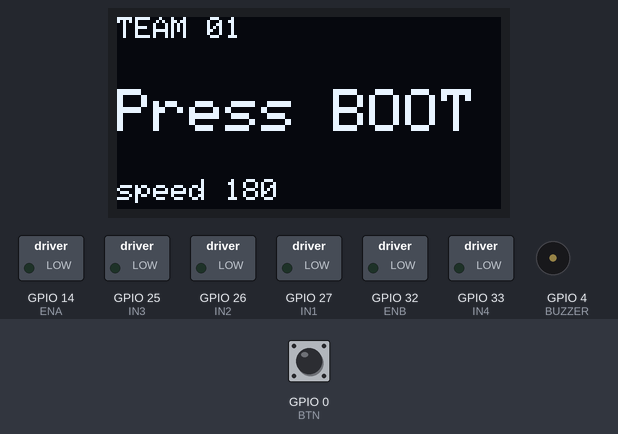
Recording of a sketch running on a simulated ESP32. Parts: 128×64 one-colour display, switched loads named in the sketch (green lamp = pin HIGH), buzzer (waves = sounding, pin HIGH). Inputs (shaded band) come from the test bench; at power-on: GPIO 0 (BTN) HIGH. What the sketch prints to the serial monitor is not drawn.

Above: at 1.2 s.
1.3 s: GPIO 0 (BTN) pulled LOW for 0.15 s
At 4.3 s:
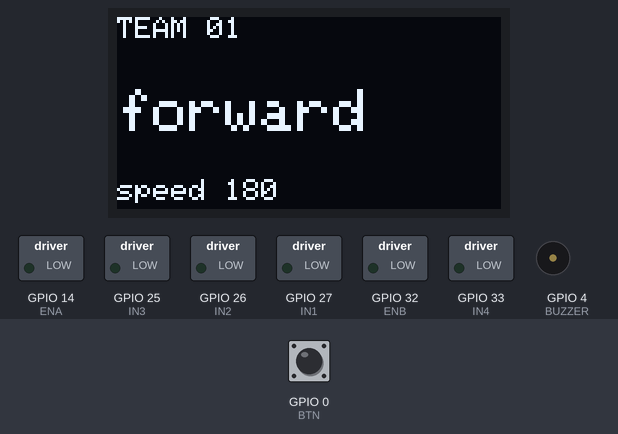
4.4 s: GPIO 0 (BTN) pulled LOW for 3.2 s
At 8.3 s:
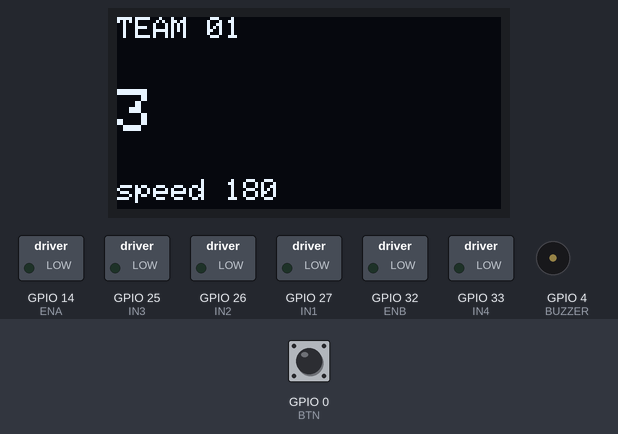
At 14.0 s:
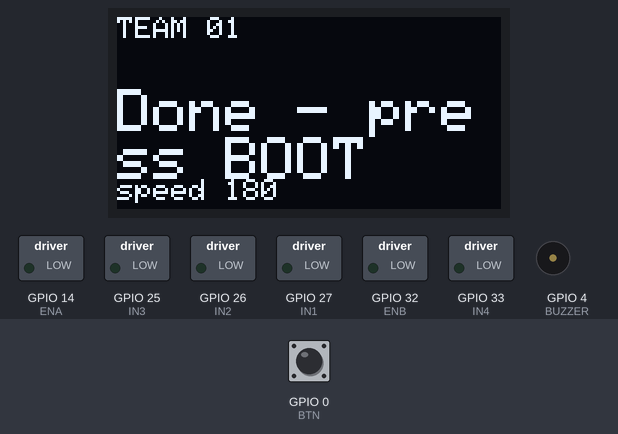
Timing chart, 0 to 15.1 s (numbered marks = the images above; inputs shaded):
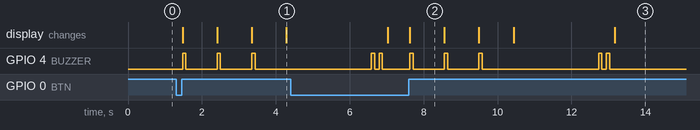

The sketch:

02_Drive_STUDENT.ino
```cpp
/* =====================================================================
   02 · DRIVE                นาทีที่ 33-50 ของกิจกรรม
   ---------------------------------------------------------------------
   ตอนนี้รถต่อสายเสร็จและอัปโหลดได้แล้ว ถึงเวลาสั่งให้มันวิ่ง

   งานของนักเรียนมี 2 ส่วน
     ส่วนที่ 1  เติมฟังก์ชัน 5 ตัวที่มีคำว่า TODO ให้ครบ  (นาทีที่ 33-40)
     ส่วนที่ 2  เขียนลำดับคำสั่งใน mission() ให้รถไปแล้วกลับที่เดิม (นาทีที่ 40-46)

   วิธีทดสอบ : ยกล้อลอย อัปโหลด แล้วกดปุ่ม BOOT บนบอร์ด
   ===================================================================== */

#include <Wire.h>
#include <Adafruit_GFX.h>
#include <Adafruit_SSD1306.h>

// ---------- แก้ตรงนี้ให้เป็นชื่อทีมของตัวเอง ----------
#define TEAM_NAME "TEAM 01"
// ----------------------------------------------------

#define ENA 14
#define IN1 27
#define IN2 26
#define IN3 25
#define IN4 33
#define ENB 32
#define BUZZER 4
#define BTN 0

int SPEED = 180;      // <<< นาทีที่ 46-50 ให้ลองเปลี่ยนเป็น 100 / 180 / 255

Adafruit_SSD1306 oled(128, 64, &Wire, -1);


/* =====================================================================
   ส่วนที่ 1 : เติมฟังก์ชัน 5 ตัวนี้ให้ครบ
   ---------------------------------------------------------------------
   เครื่องมือที่มีให้ใช้คือสองบรรทัดนี้

       leftMotor(ทิศทาง, ความเร็ว);
       rightMotor(ทิศทาง, ความเร็ว);

   ทิศทาง ใส่ได้ 3 ค่า      1 = หมุนไปข้างหน้า
                          -1 = หมุนถอยหลัง
                           0 = หยุด
   ความเร็ว ใส่ 0 ถึง 255

   ตัวอย่าง : ถ้าอยากให้ล้อซ้ายหมุนถอยหลังด้วยความเร็ว 150
       leftMotor(-1, 150);

   คำใบ้ : "หมุนขวาอยู่กับที่" คือล้อซ้ายเดินหน้า ล้อขวาถอยหลังพร้อมกัน
   ===================================================================== */

void forward(int s) {
  // TODO 1 : ทำให้ล้อทั้งสองข้างหมุนไปข้างหน้า


}

void backward(int s) {
  // TODO 2 : ทำให้ล้อทั้งสองข้างหมุนถอยหลัง


}

void turnLeft(int s) {
  // TODO 3 : หมุนซ้ายอยู่กับที่


}

void turnRight(int s) {
  // TODO 4 : หมุนขวาอยู่กับที่


}

void stopAll() {
  // TODO 5 : หยุดล้อทั้งสองข้าง


}


/* =====================================================================
   ส่วนที่ 2 : เขียนลำดับคำสั่งให้รถออกไปแล้วกลับมาที่เดิม
   ---------------------------------------------------------------------
   รูปแบบของหนึ่งคำสั่งคือ

       say("ข้อความขึ้นจอ");   ชื่อฟังก์ชัน(SPEED);   delay(เวลาเป็น ms);   stopAll();

   ตัวอย่างคำสั่งแรกให้ไว้แล้ว ที่เหลือเขียนต่อเอง
   ===================================================================== */

void mission() {
  say("forward");  forward(SPEED);  delay(2000);  stopAll();  delay(300);

  // TODO 6 : เขียนต่อให้รถเลี้ยว เดินหน้า แล้วกลับมาที่จุดเริ่มต้น


  beep(2);          // ร้อง 2 ครั้งเมื่อจบภารกิจ
}


/* =====================================================================
   ข้างล่างนี้เขียนมาให้แล้ว ไม่ต้องแก้
   ===================================================================== */

void setup() {
  Serial.begin(115200);
  pinMode(ENA, OUTPUT);  pinMode(ENB, OUTPUT);
  pinMode(IN1, OUTPUT);  pinMode(IN2, OUTPUT);
  pinMode(IN3, OUTPUT);  pinMode(IN4, OUTPUT);
  pinMode(BUZZER, OUTPUT);
  pinMode(BTN, INPUT_PULLUP);
  stopAll();

  Wire.begin(21, 22);
  oled.begin(SSD1306_SWITCHCAPVCC, 0x3C);
  oled.setTextColor(SSD1306_WHITE);
  say("Press BOOT");
}

void loop() {
  if (digitalRead(BTN) == LOW) {
    delay(50);
    while (digitalRead(BTN) == LOW) { }
    countdown();
    mission();
    say("Done - press BOOT");
  }
}

void leftMotor(int dir, int speed) {
  digitalWrite(IN1, dir > 0);
  digitalWrite(IN2, dir < 0);
  analogWrite(ENA, dir == 0 ? 0 : speed);
}

void rightMotor(int dir, int speed) {
  digitalWrite(IN3, dir > 0);
  digitalWrite(IN4, dir < 0);
  analogWrite(ENB, dir == 0 ? 0 : speed);
}

void say(const char* msg) {
  oled.clearDisplay();
  oled.setTextSize(1);
  oled.setCursor(0, 0);
  oled.println(TEAM_NAME);
  oled.setTextSize(2);
  oled.setCursor(0, 24);
  oled.println(msg);
  oled.setTextSize(1);
  oled.setCursor(0, 54);
  oled.print("speed ");
  oled.print(SPEED);
  oled.display();
  Serial.println(msg);
}

void countdown() {
  for (int i = 3; i > 0; i--) {
    char b[4];
    snprintf(b, sizeof(b), "%d", i);
    say(b);
    beep(1);
    delay(700);
  }
}

void beep(int times) {
  for (int i = 0; i < times; i++) {
    digitalWrite(BUZZER, HIGH); delay(90);
    digitalWrite(BUZZER, LOW);  delay(120);
  }
}
```

Measured:
- after the input at 1.3 s, GPIO 4 (BUZZER): alternates HIGH for 0.09 s and LOW for 0.85 s, starting after 0.18 s; the display: first changes after 0.18 s (image 1 shows a later state)
- after the input at 4.4 s, the display: first differs from a run without the input after 3.2 s (image 2)
- what the display in image 2 shows lasts 1.0 s, from 7.6 s to 8.6 s
